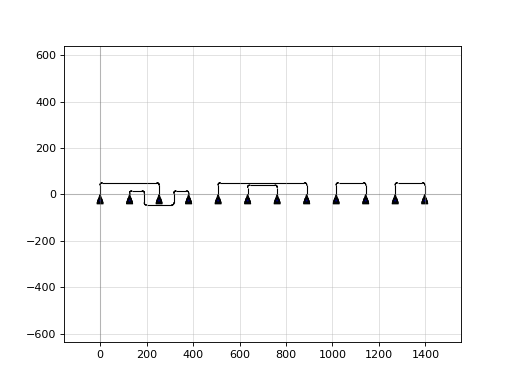

Write Python code to recreate this figure.
import gdsfactory as gf

c = gf.components.grating_coupler_loss_fiber_array4(pitch=127.0)
c.plot()
